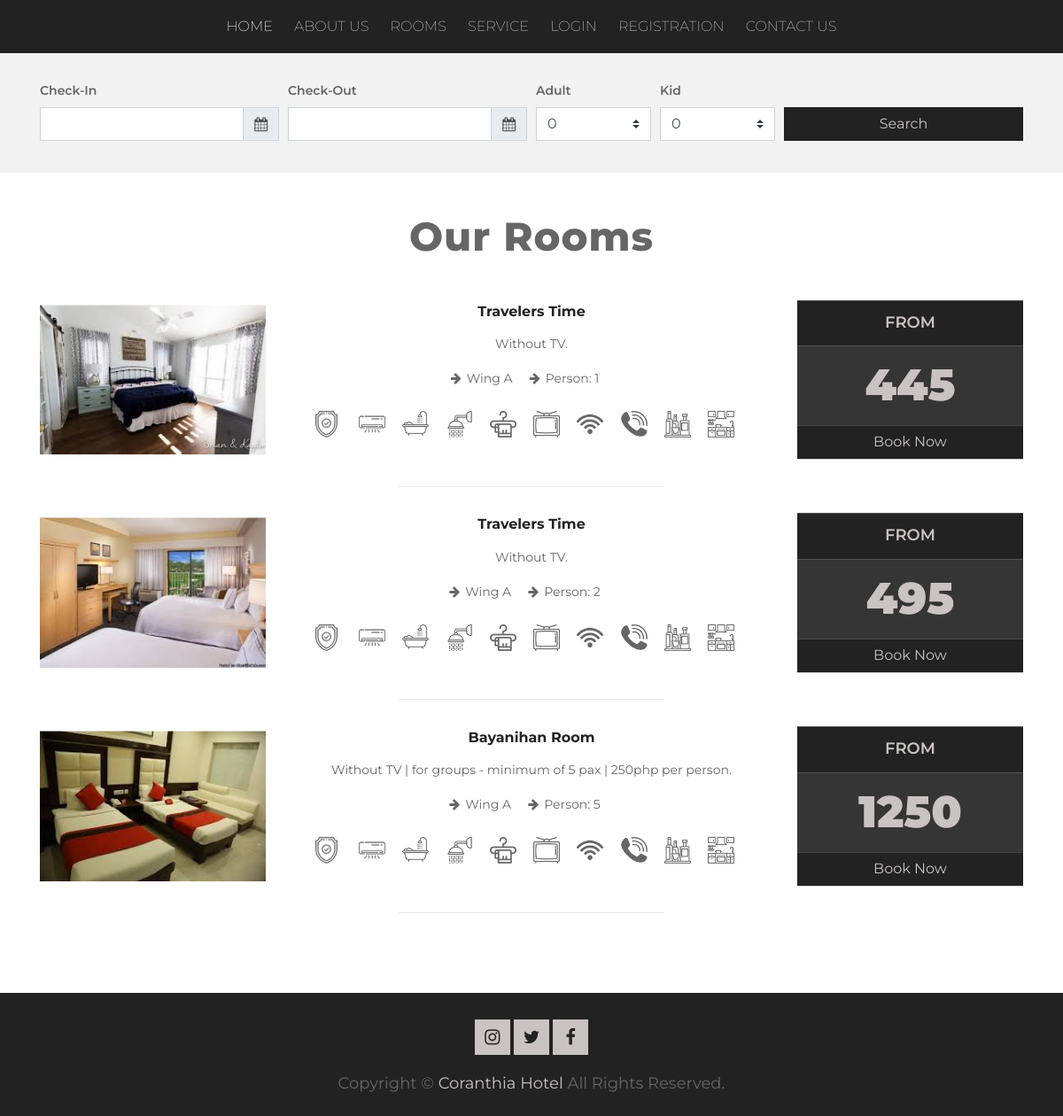
Screenshot of /room.php with the database file from the repository.
### tables this page shows
CREATE TABLE `tblroom` (
  `ROOMID` int(11) NOT NULL,
  `ROOMNUM` int(11) NOT NULL,
  `ACCOMID` int(11) NOT NULL,
  `ROOM` varchar(30) NOT NULL,
  `ROOMDESC` varchar(255) NOT NULL,
  `NUMPERSON` int(11) NOT NULL,
  `PRICE` double NOT NULL,
  `ROOMIMAGE` varchar(255) NOT NULL,
  `OROOMNUM` int(11) NOT NULL,
  `RoomTypeID` int(11) NOT NULL,
  `room_status` int(11) NOT NULL DEFAULT 0
);

CREATE TABLE `tblaccomodation` (
  `ACCOMID` int(11) NOT NULL,
  `ACCOMODATION` varchar(30) NOT NULL,
  `ACCOMDESC` varchar(90) NOT NULL
);

### function.php (called while the page is built, shortened)
<?php
$conn = mysqli_connect("localhost","root","","dragonhousedb");
mysqli_set_charset($conn,'UTF8');
mysqli_query($conn,"SET NAMES 'utf8'");
mysqli_query($conn,'SET CHARACTER SET utf8');
function Getroms(){
    global $conn;
    $sql = "SELECT * FROM `tblroom`r,`tblaccomodation`c where r.ACCOMID = c.ACCOMID and r.room_status = 0 ";
    if($query = mysqli_query($conn,$sql))
        {
        return $query;
        }
    else
        {
        echo $sql;die;
        }
}
?>

### room.php (the view, shortened to what this page needs)
<?php    include('header.php'); ?>
<?php   $get_rooms  = Getroms();         ?>
        <div id="search" style="background: #f2f2f2;">
            <div class="container">
                <div class="form-row">
                    <div class="control-group col-md-3">
                        <label>Check-In</label>
                        <div class="form-group">
                            <div class="input-group date" id="date-3" data-target-input="nearest">
                                <input type="text" class="form-control datetimepicker-input" data-target="#date-3"/>
                                <div class="input-group-append" data-target="#date-3" data-toggle="datetimepicker">
                                    <div class="input-group-text"><i class="fa fa-calendar"></i></div>
                                </div>
                            </div>
                        </div>
                    </div>
                    <div class="control-group col-md-3">
                        <label>Check-Out</label>
                        <div class="form-group">
                            <div class="input-group date" id="date-4" data-target-input="nearest">
                                <input type="text" class="form-control datetimepicker-input" data-target="#date-4"/>
                                <div class="input-group-append" data-target="#date-4" data-toggle="datetimepicker">
                                    <div class="input-group-text"><i class="fa fa-calendar"></i></div>
                                </div>
                            </div>
                        </div>
                    </div>
                    <div class="control-group col-md-3">
                        <div class="form-row">
                            <div class="control-group col-md-6">
                                <label>Adult</label>
                                <select class="custom-select">
                                    <option selected>0</option>
                                </select>
                            </div>
                            <div class="control-group col-md-6 kid">
                                <label>Kid</label>
                                <select class="custom-select">
                                    <option selected>0</option>
                                </select>
                            </div>
                        </div>
                    </div>
                    <div class="control-group col-md-3">
                        <button class="btn btn-block">Search</button>
                    </div>
                </div>
            </div>
        </div>
        <div id="rooms">
            <div class="container">
                <div class="section-header">
                    <h2>Our Rooms</h2>
                </div>
                <div class="row">
         <?php   while($rows = mysqli_fetch_array($get_rooms)){                  ?>
         <div class="col-md-12">
              <div class="row">
                  <div class="col-md-3">
                      <div class="room-img">
                          <div class="box12">
                              <img src="admin/mod_room/<?php echo $rows['ROOMIMAGE']; ?>">
                          </div>
                      </div>
                  </div>
                  <div class="col-md-6">
                      <div class="room-des">
                          <h3><a href="#" data-toggle="modal" data-target="#modal-id"><?php echo $rows['ACCOMODATION']; ?></a></h3>
                          <p><?php echo $rows['ROOMDESC']; ?>.</p>
                          <ul class="room-size">
                              <li><i class="fa fa-arrow-right"></i><?php echo $rows['ROOM']; ?> </li>
                              <li><i class="fa fa-arrow-right"></i>Person: <?php echo $rows['NUMPERSON']; ?> </li>
                          </ul>
                          <ul class="room-icon">
                              <li class="icon-1"></li>
                              <li class="icon-2"></li>
                              <li class="icon-3"></li>
                              <li class="icon-4"></li>
                              <li class="icon-5"></li>
                              <li class="icon-6"></li>
                              <li class="icon-7"></li>
                              <li class="icon-8"></li>
                              <li class="icon-9"></li>
                              <li class="icon-10"></li>
                          </ul>
                      </div>
                  </div>
                  <div class="col-md-3">
                      <div class="room-rate">
                          <h3>From</h3>
                          <h1><?php echo $rows['PRICE']; ?></h1>
                          <?php   if(isset($_SESSION['user_id'])){       ?>
                                    <a href="booking.php?room_id=<?php echo $rows['ROOMID'];   ?>">Book Now</a>
<?php }else{ ?>
                                 <a href="Login.php">Book Now</a>
<?php  } ?>
                      </div>
                  </div>
              </div>
              <hr>
          </div>
          <?php } ?>
                </div>
            </div>
        </div>
        <?php    include('footer.php'); ?>

### css/hover-style.css (style rules this page uses)
.box1,.box11,.box12,.box13,.box14,.box16,.box17,.box18,.box2,.box20,.box21,.box3,.box4,.box5,.box5 .icon li a,.box6,.box7,.box8 { overflow:hidden }
body { background-color:#f1f1f2 }
.box10,.box11,.box12,.box14,.box4,.box5,.box6,.box7,.box9 { box-shadow:0 0 3px rgba(0,0,0,.3) }
.box10 .icon li a,.box11,.box12,.box13,.box14,.box6 .icon li a,.box7,.box7 .icon li a,.box8,.box8 .icon li a { text-align:center }
.box12 { position:relative }
.box12 .box-content,.box12:after { position:absolute;transition:all .3s ease 0s }
.box12:after { content:"";width:65%;background:rgba(28,28,28,.8);padding-bottom:65%;opacity:0;top:50%;left:50%;transform:rotate(0) translate(-50%,-50%);transform-origin:0 0 0 }
.box12 img { width:100%;height:auto }

### css/style.css (style rules this page uses)
* { box-sizing: border-box; }
body { color: #666; font-family: 'Montserrat', sans-serif; font-weight: 400; background: #ffffff; }
a { color: #222222; transition: 0.5s; }
p { color: #666; font-size: 14px; line-height: 24px; padding: 0; margin: 0 0 15px 0; }
h1, h2, h3, h4, h5, h6 { margin: 0; padding: 0; color: #666; font-weight: 700; }
#search { position: relative; background: #ffffff; padding: 30px 0 20px 0; }
#search label { font-size: 14px; font-weight: 600; }
#search .input-group-text { border-radius: 0; }
#search input, #search select, #search button { box-shadow: none; border-radius: 0; }
#search .btn { margin-top: 31px; color: #c9c3c3; background: #222222; border-color: #222222; }
.section-header { position: relative; max-width: 700px; margin: 0 auto; text-align: center; margin-bottom: 45px; }
.section-header h2 { font-size: 45px; font-weight: 800; letter-spacing: 1px; margin-bottom: 15px; }
#rooms { position: relative; padding: 45px 0 60px 0; }
#rooms .room-img, #rooms .room-des, #rooms .room-rate { position: relative; top: 50%; -moz-transform: translateY(-50%); -webkit-transform: translateY(-50%); transform: translateY(-50%); }
#rooms .room-des { width: 100%; text-align: center; }
#rooms .room-img { overflow: hidden; }
#rooms .room-img img { transition: 0.3s; }
#rooms h3 { font-size: 16px; margin-bottom: 15px; }
#rooms .room-size { margin: 0 0 25px 0; padding: 0; }
#rooms .room-size li { display: inline-block; font-size: 14px; margin-right: 15px; list-style-type: none; }
#rooms .room-size li i { margin-right: 6px; }
#rooms .room-icon { margin: 0; padding: 0; position: relative; width: 100%; }
#rooms .room-icon li { list-style-type: none; display: inline-block; width: 30px; height: 30px; margin-right: 15px; margin-bottom: 15px; cursor: pointer; background-repeat: no-repeat; background-size: contain; transition: 0.5s; }
#rooms .room-icon li.icon-1 { background-image: url(../img/icon/shield.png); }
#rooms .room-icon li.icon-2 { background-image: url(../img/icon/air-conditioner.png); }
#rooms .room-icon li.icon-3 { background-image: url(../img/icon/bathtub.png); }
#rooms .room-icon li.icon-4 { background-image: url(../img/icon/shower.png); }
#rooms .room-icon li.icon-5 { background-image: url(../img/icon/towel.png); }
#rooms .room-icon li.icon-6 { background-image: url(../img/icon/television.png); }
#rooms .room-icon li.icon-7 { background-image: url(../img/icon/wifi.png); }
#rooms .room-icon li.icon-8 { background-image: url(../img/icon/call.png); }
#rooms .room-icon li.icon-9 { background-image: url(../img/icon/minibar.png); }
#rooms .room-icon li.icon-10 { background-image: url(../img/icon/kitchen.png); }
#rooms .room-rate { text-align: center; }
#rooms .room-rate h3 { color: #c9c3c3; font-size: 18px; font-weight: 600; padding: 15px 0; background: #222222; margin: 0; text-transform: uppercase; }
#rooms .room-rate h1 { color: #c9c3c3; font-size: 50px; font-weight: 900; padding: 15px 0; background: #353535; }
#rooms .room-rate a { display: block; padding: 7px 30px; color: #c9c3c3; background: #222222; }
#rooms hr { width: 300px; margin: 30px auto; text-align: center; }

### rows the page displays
tblroom: ROOMIMAGE (picture), ACCOMID.ACCOMODATION "Travelers Time", ROOMDESC "Without TV", ROOM "Wing A", NUMPERSON "1", PRICE "445"
tblroom: ROOMIMAGE (picture), ACCOMID.ACCOMODATION "Travelers Time", ROOMDESC "Without TV", ROOM "Wing A", NUMPERSON "2", PRICE "495"
tblroom: ROOMIMAGE (picture), ACCOMID.ACCOMODATION "Bayanihan Room", ROOMDESC "Without TV | for groups - minimum of 5 pax | 250php per person", ROOM "Wing A", NUMPERSON "5", PRICE "1250"
